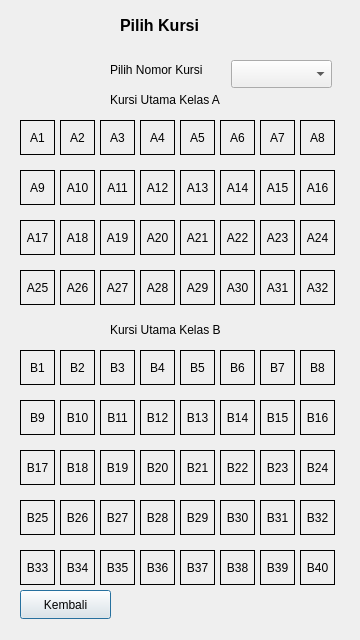
<?xml version="1.0" encoding="UTF-8"?>
<ui version="4.0">
 <class>pilih_kursi</class>
 <widget class="QDialog" name="pilih_kursi">
  <property name="geometry">
   <rect>
    <x>0</x>
    <y>0</y>
    <width>360</width>
    <height>640</height>
   </rect>
  </property>
  <property name="minimumSize">
   <size>
    <width>360</width>
    <height>640</height>
   </size>
  </property>
  <property name="maximumSize">
   <size>
    <width>360</width>
    <height>640</height>
   </size>
  </property>
  <property name="windowTitle">
   <string>Seat Ship Booking</string>
  </property>
  <property name="windowIcon">
   <iconset>
    <normaloff>../../../Downloads/ship-icon_34102.png</normaloff>../../../Downloads/ship-icon_34102.png</iconset>
  </property>
  <widget class="QLabel" name="A32">
   <property name="geometry">
    <rect>
     <x>300</x>
     <y>270</y>
     <width>35</width>
     <height>35</height>
    </rect>
   </property>
   <property name="frameShape">
    <enum>QFrame::Box</enum>
   </property>
   <property name="text">
    <string>A32</string>
   </property>
   <property name="alignment">
    <set>Qt::AlignCenter</set>
   </property>
  </widget>
  <widget class="QLabel" name="A19">
   <property name="geometry">
    <rect>
     <x>100</x>
     <y>220</y>
     <width>35</width>
     <height>35</height>
    </rect>
   </property>
   <property name="frameShape">
    <enum>QFrame::Box</enum>
   </property>
   <property name="text">
    <string>A19</string>
   </property>
   <property name="alignment">
    <set>Qt::AlignCenter</set>
   </property>
  </widget>
  <widget class="QLabel" name="B24">
   <property name="geometry">
    <rect>
     <x>300</x>
     <y>450</y>
     <width>35</width>
     <height>35</height>
    </rect>
   </property>
   <property name="frameShape">
    <enum>QFrame::Box</enum>
   </property>
   <property name="text">
    <string>B24</string>
   </property>
   <property name="alignment">
    <set>Qt::AlignCenter</set>
   </property>
  </widget>
  <widget class="QLabel" name="B15">
   <property name="geometry">
    <rect>
     <x>260</x>
     <y>400</y>
     <width>35</width>
     <height>35</height>
    </rect>
   </property>
   <property name="frameShape">
    <enum>QFrame::Box</enum>
   </property>
   <property name="text">
    <string>B15</string>
   </property>
   <property name="alignment">
    <set>Qt::AlignCenter</set>
   </property>
  </widget>
  <widget class="QLabel" name="B18">
   <property name="geometry">
    <rect>
     <x>60</x>
     <y>450</y>
     <width>35</width>
     <height>35</height>
    </rect>
   </property>
   <property name="frameShape">
    <enum>QFrame::Box</enum>
   </property>
   <property name="text">
    <string>B18</string>
   </property>
   <property name="alignment">
    <set>Qt::AlignCenter</set>
   </property>
  </widget>
  <widget class="QLabel" name="B13">
   <property name="geometry">
    <rect>
     <x>180</x>
     <y>400</y>
     <width>35</width>
     <height>35</height>
    </rect>
   </property>
   <property name="frameShape">
    <enum>QFrame::Box</enum>
   </property>
   <property name="text">
    <string>B13</string>
   </property>
   <property name="alignment">
    <set>Qt::AlignCenter</set>
   </property>
  </widget>
  <widget class="QLabel" name="B34">
   <property name="geometry">
    <rect>
     <x>60</x>
     <y>550</y>
     <width>35</width>
     <height>35</height>
    </rect>
   </property>
   <property name="frameShape">
    <enum>QFrame::Box</enum>
   </property>
   <property name="text">
    <string>B34</string>
   </property>
   <property name="alignment">
    <set>Qt::AlignCenter</set>
   </property>
  </widget>
  <widget class="QPushButton" name="kembali">
   <property name="geometry">
    <rect>
     <x>20</x>
     <y>590</y>
     <width>91</width>
     <height>29</height>
    </rect>
   </property>
   <property name="text">
    <string>Kembali</string>
   </property>
  </widget>
  <widget class="QLabel" name="A17">
   <property name="geometry">
    <rect>
     <x>20</x>
     <y>220</y>
     <width>35</width>
     <height>35</height>
    </rect>
   </property>
   <property name="frameShape">
    <enum>QFrame::Box</enum>
   </property>
   <property name="text">
    <string>A17</string>
   </property>
   <property name="alignment">
    <set>Qt::AlignCenter</set>
   </property>
  </widget>
  <widget class="QLabel" name="A30">
   <property name="geometry">
    <rect>
     <x>220</x>
     <y>270</y>
     <width>35</width>
     <height>35</height>
    </rect>
   </property>
   <property name="frameShape">
    <enum>QFrame::Box</enum>
   </property>
   <property name="text">
    <string>A30</string>
   </property>
   <property name="alignment">
    <set>Qt::AlignCenter</set>
   </property>
  </widget>
  <widget class="QLabel" name="B8">
   <property name="geometry">
    <rect>
     <x>300</x>
     <y>350</y>
     <width>35</width>
     <height>35</height>
    </rect>
   </property>
   <property name="frameShape">
    <enum>QFrame::Box</enum>
   </property>
   <property name="text">
    <string>B8</string>
   </property>
   <property name="alignment">
    <set>Qt::AlignCenter</set>
   </property>
  </widget>
  <widget class="QLabel" name="A26">
   <property name="geometry">
    <rect>
     <x>60</x>
     <y>270</y>
     <width>35</width>
     <height>35</height>
    </rect>
   </property>
   <property name="frameShape">
    <enum>QFrame::Box</enum>
   </property>
   <property name="text">
    <string>A26</string>
   </property>
   <property name="alignment">
    <set>Qt::AlignCenter</set>
   </property>
  </widget>
  <widget class="QLabel" name="B5">
   <property name="geometry">
    <rect>
     <x>180</x>
     <y>350</y>
     <width>35</width>
     <height>35</height>
    </rect>
   </property>
   <property name="frameShape">
    <enum>QFrame::Box</enum>
   </property>
   <property name="text">
    <string>B5</string>
   </property>
   <property name="alignment">
    <set>Qt::AlignCenter</set>
   </property>
  </widget>
  <widget class="QLabel" name="B19">
   <property name="geometry">
    <rect>
     <x>100</x>
     <y>450</y>
     <width>35</width>
     <height>35</height>
    </rect>
   </property>
   <property name="frameShape">
    <enum>QFrame::Box</enum>
   </property>
   <property name="text">
    <string>B19</string>
   </property>
   <property name="alignment">
    <set>Qt::AlignCenter</set>
   </property>
  </widget>
  <widget class="QLabel" name="A13">
   <property name="geometry">
    <rect>
     <x>180</x>
     <y>170</y>
     <width>35</width>
     <height>35</height>
    </rect>
   </property>
   <property name="frameShape">
    <enum>QFrame::Box</enum>
   </property>
   <property name="text">
    <string>A13</string>
   </property>
   <property name="alignment">
    <set>Qt::AlignCenter</set>
   </property>
  </widget>
  <widget class="QLabel" name="B20">
   <property name="geometry">
    <rect>
     <x>140</x>
     <y>450</y>
     <width>35</width>
     <height>35</height>
    </rect>
   </property>
   <property name="frameShape">
    <enum>QFrame::Box</enum>
   </property>
   <property name="text">
    <string>B20</string>
   </property>
   <property name="alignment">
    <set>Qt::AlignCenter</set>
   </property>
  </widget>
  <widget class="QLabel" name="B33">
   <property name="geometry">
    <rect>
     <x>20</x>
     <y>550</y>
     <width>35</width>
     <height>35</height>
    </rect>
   </property>
   <property name="frameShape">
    <enum>QFrame::Box</enum>
   </property>
   <property name="text">
    <string>B33</string>
   </property>
   <property name="alignment">
    <set>Qt::AlignCenter</set>
   </property>
  </widget>
  <widget class="QLabel" name="B17">
   <property name="geometry">
    <rect>
     <x>20</x>
     <y>450</y>
     <width>35</width>
     <height>35</height>
    </rect>
   </property>
   <property name="frameShape">
    <enum>QFrame::Box</enum>
   </property>
   <property name="text">
    <string>B17</string>
   </property>
   <property name="alignment">
    <set>Qt::AlignCenter</set>
   </property>
  </widget>
  <widget class="QLabel" name="A28">
   <property name="geometry">
    <rect>
     <x>140</x>
     <y>270</y>
     <width>35</width>
     <height>35</height>
    </rect>
   </property>
   <property name="frameShape">
    <enum>QFrame::Box</enum>
   </property>
   <property name="text">
    <string>A28</string>
   </property>
   <property name="alignment">
    <set>Qt::AlignCenter</set>
   </property>
  </widget>
  <widget class="QLabel" name="A22">
   <property name="geometry">
    <rect>
     <x>220</x>
     <y>220</y>
     <width>35</width>
     <height>35</height>
    </rect>
   </property>
   <property name="frameShape">
    <enum>QFrame::Box</enum>
   </property>
   <property name="text">
    <string>A22</string>
   </property>
   <property name="alignment">
    <set>Qt::AlignCenter</set>
   </property>
  </widget>
  <widget class="QLabel" name="A24">
   <property name="geometry">
    <rect>
     <x>300</x>
     <y>220</y>
     <width>35</width>
     <height>35</height>
    </rect>
   </property>
   <property name="frameShape">
    <enum>QFrame::Box</enum>
   </property>
   <property name="text">
    <string>A24</string>
   </property>
   <property name="alignment">
    <set>Qt::AlignCenter</set>
   </property>
  </widget>
  <widget class="QLabel" name="B32">
   <property name="geometry">
    <rect>
     <x>300</x>
     <y>500</y>
     <width>35</width>
     <height>35</height>
    </rect>
   </property>
   <property name="frameShape">
    <enum>QFrame::Box</enum>
   </property>
   <property name="text">
    <string>B32</string>
   </property>
   <property name="alignment">
    <set>Qt::AlignCenter</set>
   </property>
  </widget>
  <widget class="QLabel" name="B9">
   <property name="geometry">
    <rect>
     <x>20</x>
     <y>400</y>
     <width>35</width>
     <height>35</height>
    </rect>
   </property>
   <property name="frameShape">
    <enum>QFrame::Box</enum>
   </property>
   <property name="text">
    <string>B9</string>
   </property>
   <property name="alignment">
    <set>Qt::AlignCenter</set>
   </property>
  </widget>
  <widget class="QLabel" name="A20">
   <property name="geometry">
    <rect>
     <x>140</x>
     <y>220</y>
     <width>35</width>
     <height>35</height>
    </rect>
   </property>
   <property name="frameShape">
    <enum>QFrame::Box</enum>
   </property>
   <property name="text">
    <string>A20</string>
   </property>
   <property name="alignment">
    <set>Qt::AlignCenter</set>
   </property>
  </widget>
  <widget class="QLabel" name="A27">
   <property name="geometry">
    <rect>
     <x>100</x>
     <y>270</y>
     <width>35</width>
     <height>35</height>
    </rect>
   </property>
   <property name="frameShape">
    <enum>QFrame::Box</enum>
   </property>
   <property name="text">
    <string>A27</string>
   </property>
   <property name="alignment">
    <set>Qt::AlignCenter</set>
   </property>
  </widget>
  <widget class="QLabel" name="label_2">
   <property name="geometry">
    <rect>
     <x>110</x>
     <y>90</y>
     <width>141</width>
     <height>20</height>
    </rect>
   </property>
   <property name="text">
    <string>Kursi Utama Kelas A</string>
   </property>
  </widget>
  <widget class="QLabel" name="A9">
   <property name="geometry">
    <rect>
     <x>20</x>
     <y>170</y>
     <width>35</width>
     <height>35</height>
    </rect>
   </property>
   <property name="frameShape">
    <enum>QFrame::Box</enum>
   </property>
   <property name="text">
    <string>A9</string>
   </property>
   <property name="alignment">
    <set>Qt::AlignCenter</set>
   </property>
  </widget>
  <widget class="QLabel" name="A3">
   <property name="geometry">
    <rect>
     <x>100</x>
     <y>120</y>
     <width>35</width>
     <height>35</height>
    </rect>
   </property>
   <property name="frameShape">
    <enum>QFrame::Box</enum>
   </property>
   <property name="text">
    <string>A3</string>
   </property>
   <property name="alignment">
    <set>Qt::AlignCenter</set>
   </property>
  </widget>
  <widget class="QLabel" name="B23">
   <property name="geometry">
    <rect>
     <x>260</x>
     <y>450</y>
     <width>35</width>
     <height>35</height>
    </rect>
   </property>
   <property name="frameShape">
    <enum>QFrame::Box</enum>
   </property>
   <property name="text">
    <string>B23</string>
   </property>
   <property name="alignment">
    <set>Qt::AlignCenter</set>
   </property>
  </widget>
  <widget class="QLabel" name="B29">
   <property name="geometry">
    <rect>
     <x>180</x>
     <y>500</y>
     <width>35</width>
     <height>35</height>
    </rect>
   </property>
   <property name="frameShape">
    <enum>QFrame::Box</enum>
   </property>
   <property name="text">
    <string>B29</string>
   </property>
   <property name="alignment">
    <set>Qt::AlignCenter</set>
   </property>
  </widget>
  <widget class="QLabel" name="B16">
   <property name="geometry">
    <rect>
     <x>300</x>
     <y>400</y>
     <width>35</width>
     <height>35</height>
    </rect>
   </property>
   <property name="frameShape">
    <enum>QFrame::Box</enum>
   </property>
   <property name="text">
    <string>B16</string>
   </property>
   <property name="alignment">
    <set>Qt::AlignCenter</set>
   </property>
  </widget>
  <widget class="QLabel" name="B12">
   <property name="geometry">
    <rect>
     <x>140</x>
     <y>400</y>
     <width>35</width>
     <height>35</height>
    </rect>
   </property>
   <property name="frameShape">
    <enum>QFrame::Box</enum>
   </property>
   <property name="text">
    <string>B12</string>
   </property>
   <property name="alignment">
    <set>Qt::AlignCenter</set>
   </property>
  </widget>
  <widget class="QLabel" name="A29">
   <property name="geometry">
    <rect>
     <x>180</x>
     <y>270</y>
     <width>35</width>
     <height>35</height>
    </rect>
   </property>
   <property name="frameShape">
    <enum>QFrame::Box</enum>
   </property>
   <property name="text">
    <string>A29</string>
   </property>
   <property name="alignment">
    <set>Qt::AlignCenter</set>
   </property>
  </widget>
  <widget class="QLabel" name="B38">
   <property name="geometry">
    <rect>
     <x>220</x>
     <y>550</y>
     <width>35</width>
     <height>35</height>
    </rect>
   </property>
   <property name="frameShape">
    <enum>QFrame::Box</enum>
   </property>
   <property name="text">
    <string>B38</string>
   </property>
   <property name="alignment">
    <set>Qt::AlignCenter</set>
   </property>
  </widget>
  <widget class="QLabel" name="label_3">
   <property name="geometry">
    <rect>
     <x>110</x>
     <y>320</y>
     <width>141</width>
     <height>20</height>
    </rect>
   </property>
   <property name="text">
    <string>Kursi Utama Kelas B</string>
   </property>
  </widget>
  <widget class="QLabel" name="B28">
   <property name="geometry">
    <rect>
     <x>140</x>
     <y>500</y>
     <width>35</width>
     <height>35</height>
    </rect>
   </property>
   <property name="frameShape">
    <enum>QFrame::Box</enum>
   </property>
   <property name="text">
    <string>B28</string>
   </property>
   <property name="alignment">
    <set>Qt::AlignCenter</set>
   </property>
  </widget>
  <widget class="QLabel" name="B3">
   <property name="geometry">
    <rect>
     <x>100</x>
     <y>350</y>
     <width>35</width>
     <height>35</height>
    </rect>
   </property>
   <property name="frameShape">
    <enum>QFrame::Box</enum>
   </property>
   <property name="text">
    <string>B3</string>
   </property>
   <property name="alignment">
    <set>Qt::AlignCenter</set>
   </property>
  </widget>
  <widget class="QLabel" name="B1">
   <property name="geometry">
    <rect>
     <x>20</x>
     <y>350</y>
     <width>35</width>
     <height>35</height>
    </rect>
   </property>
   <property name="frameShape">
    <enum>QFrame::Box</enum>
   </property>
   <property name="text">
    <string>B1</string>
   </property>
   <property name="alignment">
    <set>Qt::AlignCenter</set>
   </property>
  </widget>
  <widget class="QLabel" name="B25">
   <property name="geometry">
    <rect>
     <x>20</x>
     <y>500</y>
     <width>35</width>
     <height>35</height>
    </rect>
   </property>
   <property name="frameShape">
    <enum>QFrame::Box</enum>
   </property>
   <property name="text">
    <string>B25</string>
   </property>
   <property name="alignment">
    <set>Qt::AlignCenter</set>
   </property>
  </widget>
  <widget class="QLabel" name="B36">
   <property name="geometry">
    <rect>
     <x>140</x>
     <y>550</y>
     <width>35</width>
     <height>35</height>
    </rect>
   </property>
   <property name="frameShape">
    <enum>QFrame::Box</enum>
   </property>
   <property name="text">
    <string>B36</string>
   </property>
   <property name="alignment">
    <set>Qt::AlignCenter</set>
   </property>
  </widget>
  <widget class="QLabel" name="A11">
   <property name="geometry">
    <rect>
     <x>100</x>
     <y>170</y>
     <width>35</width>
     <height>35</height>
    </rect>
   </property>
   <property name="frameShape">
    <enum>QFrame::Box</enum>
   </property>
   <property name="text">
    <string>A11</string>
   </property>
   <property name="alignment">
    <set>Qt::AlignCenter</set>
   </property>
  </widget>
  <widget class="QLabel" name="A14">
   <property name="geometry">
    <rect>
     <x>220</x>
     <y>170</y>
     <width>35</width>
     <height>35</height>
    </rect>
   </property>
   <property name="frameShape">
    <enum>QFrame::Box</enum>
   </property>
   <property name="text">
    <string>A14</string>
   </property>
   <property name="alignment">
    <set>Qt::AlignCenter</set>
   </property>
  </widget>
  <widget class="QLabel" name="B11">
   <property name="geometry">
    <rect>
     <x>100</x>
     <y>400</y>
     <width>35</width>
     <height>35</height>
    </rect>
   </property>
   <property name="frameShape">
    <enum>QFrame::Box</enum>
   </property>
   <property name="text">
    <string>B11</string>
   </property>
   <property name="alignment">
    <set>Qt::AlignCenter</set>
   </property>
  </widget>
  <widget class="QLabel" name="A10">
   <property name="geometry">
    <rect>
     <x>60</x>
     <y>170</y>
     <width>35</width>
     <height>35</height>
    </rect>
   </property>
   <property name="frameShape">
    <enum>QFrame::Box</enum>
   </property>
   <property name="text">
    <string>A10</string>
   </property>
   <property name="alignment">
    <set>Qt::AlignCenter</set>
   </property>
  </widget>
  <widget class="QLabel" name="B7">
   <property name="geometry">
    <rect>
     <x>260</x>
     <y>350</y>
     <width>35</width>
     <height>35</height>
    </rect>
   </property>
   <property name="frameShape">
    <enum>QFrame::Box</enum>
   </property>
   <property name="text">
    <string>B7</string>
   </property>
   <property name="alignment">
    <set>Qt::AlignCenter</set>
   </property>
  </widget>
  <widget class="QLabel" name="B2">
   <property name="geometry">
    <rect>
     <x>60</x>
     <y>350</y>
     <width>35</width>
     <height>35</height>
    </rect>
   </property>
   <property name="frameShape">
    <enum>QFrame::Box</enum>
   </property>
   <property name="text">
    <string>B2</string>
   </property>
   <property name="alignment">
    <set>Qt::AlignCenter</set>
   </property>
  </widget>
  <widget class="QLabel" name="B27">
   <property name="geometry">
    <rect>
     <x>100</x>
     <y>500</y>
     <width>35</width>
     <height>35</height>
    </rect>
   </property>
   <property name="frameShape">
    <enum>QFrame::Box</enum>
   </property>
   <property name="text">
    <string>B27</string>
   </property>
   <property name="alignment">
    <set>Qt::AlignCenter</set>
   </property>
  </widget>
  <widget class="QLabel" name="A6">
   <property name="geometry">
    <rect>
     <x>220</x>
     <y>120</y>
     <width>35</width>
     <height>35</height>
    </rect>
   </property>
   <property name="frameShape">
    <enum>QFrame::Box</enum>
   </property>
   <property name="text">
    <string>A6</string>
   </property>
   <property name="alignment">
    <set>Qt::AlignCenter</set>
   </property>
  </widget>
  <widget class="QLabel" name="B26">
   <property name="geometry">
    <rect>
     <x>60</x>
     <y>500</y>
     <width>35</width>
     <height>35</height>
    </rect>
   </property>
   <property name="frameShape">
    <enum>QFrame::Box</enum>
   </property>
   <property name="text">
    <string>B26</string>
   </property>
   <property name="alignment">
    <set>Qt::AlignCenter</set>
   </property>
  </widget>
  <widget class="QLabel" name="B6">
   <property name="geometry">
    <rect>
     <x>220</x>
     <y>350</y>
     <width>35</width>
     <height>35</height>
    </rect>
   </property>
   <property name="frameShape">
    <enum>QFrame::Box</enum>
   </property>
   <property name="text">
    <string>B6</string>
   </property>
   <property name="alignment">
    <set>Qt::AlignCenter</set>
   </property>
  </widget>
  <widget class="QLabel" name="B31">
   <property name="geometry">
    <rect>
     <x>260</x>
     <y>500</y>
     <width>35</width>
     <height>35</height>
    </rect>
   </property>
   <property name="frameShape">
    <enum>QFrame::Box</enum>
   </property>
   <property name="text">
    <string>B31</string>
   </property>
   <property name="alignment">
    <set>Qt::AlignCenter</set>
   </property>
  </widget>
  <widget class="QLabel" name="A2">
   <property name="geometry">
    <rect>
     <x>60</x>
     <y>120</y>
     <width>35</width>
     <height>35</height>
    </rect>
   </property>
   <property name="frameShape">
    <enum>QFrame::Box</enum>
   </property>
   <property name="text">
    <string>A2</string>
   </property>
   <property name="alignment">
    <set>Qt::AlignCenter</set>
   </property>
  </widget>
  <widget class="QLabel" name="A5">
   <property name="geometry">
    <rect>
     <x>180</x>
     <y>120</y>
     <width>35</width>
     <height>35</height>
    </rect>
   </property>
   <property name="frameShape">
    <enum>QFrame::Box</enum>
   </property>
   <property name="text">
    <string>A5</string>
   </property>
   <property name="alignment">
    <set>Qt::AlignCenter</set>
   </property>
  </widget>
  <widget class="QLabel" name="A4">
   <property name="geometry">
    <rect>
     <x>140</x>
     <y>120</y>
     <width>35</width>
     <height>35</height>
    </rect>
   </property>
   <property name="frameShape">
    <enum>QFrame::Box</enum>
   </property>
   <property name="text">
    <string>A4</string>
   </property>
   <property name="alignment">
    <set>Qt::AlignCenter</set>
   </property>
  </widget>
  <widget class="QLabel" name="A7">
   <property name="geometry">
    <rect>
     <x>260</x>
     <y>120</y>
     <width>35</width>
     <height>35</height>
    </rect>
   </property>
   <property name="frameShape">
    <enum>QFrame::Box</enum>
   </property>
   <property name="text">
    <string>A7</string>
   </property>
   <property name="alignment">
    <set>Qt::AlignCenter</set>
   </property>
  </widget>
  <widget class="QLabel" name="A25">
   <property name="geometry">
    <rect>
     <x>20</x>
     <y>270</y>
     <width>35</width>
     <height>35</height>
    </rect>
   </property>
   <property name="frameShape">
    <enum>QFrame::Box</enum>
   </property>
   <property name="text">
    <string>A25</string>
   </property>
   <property name="alignment">
    <set>Qt::AlignCenter</set>
   </property>
  </widget>
  <widget class="QComboBox" name="pilih_kursi_2">
   <property name="geometry">
    <rect>
     <x>231</x>
     <y>60</y>
     <width>101</width>
     <height>28</height>
    </rect>
   </property>
  </widget>
  <widget class="QLabel" name="label">
   <property name="geometry">
    <rect>
     <x>110</x>
     <y>60</y>
     <width>121</width>
     <height>20</height>
    </rect>
   </property>
   <property name="text">
    <string>Pilih Nomor Kursi</string>
   </property>
  </widget>
  <widget class="QLabel" name="B35">
   <property name="geometry">
    <rect>
     <x>100</x>
     <y>550</y>
     <width>35</width>
     <height>35</height>
    </rect>
   </property>
   <property name="frameShape">
    <enum>QFrame::Box</enum>
   </property>
   <property name="text">
    <string>B35</string>
   </property>
   <property name="alignment">
    <set>Qt::AlignCenter</set>
   </property>
  </widget>
  <widget class="QLabel" name="A23">
   <property name="geometry">
    <rect>
     <x>260</x>
     <y>220</y>
     <width>35</width>
     <height>35</height>
    </rect>
   </property>
   <property name="frameShape">
    <enum>QFrame::Box</enum>
   </property>
   <property name="text">
    <string>A23</string>
   </property>
   <property name="alignment">
    <set>Qt::AlignCenter</set>
   </property>
  </widget>
  <widget class="QLabel" name="B37">
   <property name="geometry">
    <rect>
     <x>180</x>
     <y>550</y>
     <width>35</width>
     <height>35</height>
    </rect>
   </property>
   <property name="frameShape">
    <enum>QFrame::Box</enum>
   </property>
   <property name="text">
    <string>B37</string>
   </property>
   <property name="alignment">
    <set>Qt::AlignCenter</set>
   </property>
  </widget>
  <widget class="QLabel" name="A8">
   <property name="geometry">
    <rect>
     <x>300</x>
     <y>120</y>
     <width>35</width>
     <height>35</height>
    </rect>
   </property>
   <property name="frameShape">
    <enum>QFrame::Box</enum>
   </property>
   <property name="text">
    <string>A8</string>
   </property>
   <property name="alignment">
    <set>Qt::AlignCenter</set>
   </property>
  </widget>
  <widget class="QLabel" name="A1">
   <property name="geometry">
    <rect>
     <x>20</x>
     <y>120</y>
     <width>35</width>
     <height>35</height>
    </rect>
   </property>
   <property name="frameShape">
    <enum>QFrame::Box</enum>
   </property>
   <property name="text">
    <string>A1</string>
   </property>
   <property name="alignment">
    <set>Qt::AlignCenter</set>
   </property>
  </widget>
  <widget class="QLabel" name="B10">
   <property name="geometry">
    <rect>
     <x>60</x>
     <y>400</y>
     <width>35</width>
     <height>35</height>
    </rect>
   </property>
   <property name="frameShape">
    <enum>QFrame::Box</enum>
   </property>
   <property name="text">
    <string>B10</string>
   </property>
   <property name="alignment">
    <set>Qt::AlignCenter</set>
   </property>
  </widget>
  <widget class="QLabel" name="B21">
   <property name="geometry">
    <rect>
     <x>180</x>
     <y>450</y>
     <width>35</width>
     <height>35</height>
    </rect>
   </property>
   <property name="frameShape">
    <enum>QFrame::Box</enum>
   </property>
   <property name="text">
    <string>B21</string>
   </property>
   <property name="alignment">
    <set>Qt::AlignCenter</set>
   </property>
  </widget>
  <widget class="QLabel" name="A16">
   <property name="geometry">
    <rect>
     <x>300</x>
     <y>170</y>
     <width>35</width>
     <height>35</height>
    </rect>
   </property>
   <property name="frameShape">
    <enum>QFrame::Box</enum>
   </property>
   <property name="text">
    <string>A16</string>
   </property>
   <property name="alignment">
    <set>Qt::AlignCenter</set>
   </property>
  </widget>
  <widget class="QLabel" name="A21">
   <property name="geometry">
    <rect>
     <x>180</x>
     <y>220</y>
     <width>35</width>
     <height>35</height>
    </rect>
   </property>
   <property name="frameShape">
    <enum>QFrame::Box</enum>
   </property>
   <property name="text">
    <string>A21</string>
   </property>
   <property name="alignment">
    <set>Qt::AlignCenter</set>
   </property>
  </widget>
  <widget class="QLabel" name="B40">
   <property name="geometry">
    <rect>
     <x>300</x>
     <y>550</y>
     <width>35</width>
     <height>35</height>
    </rect>
   </property>
   <property name="frameShape">
    <enum>QFrame::Box</enum>
   </property>
   <property name="text">
    <string>B40</string>
   </property>
   <property name="alignment">
    <set>Qt::AlignCenter</set>
   </property>
  </widget>
  <widget class="QLabel" name="label_6">
   <property name="geometry">
    <rect>
     <x>120</x>
     <y>10</y>
     <width>101</width>
     <height>31</height>
    </rect>
   </property>
   <property name="font">
    <font>
     <pointsize>12</pointsize>
     <bold>true</bold>
    </font>
   </property>
   <property name="text">
    <string>Pilih Kursi </string>
   </property>
  </widget>
  <widget class="QLabel" name="B39">
   <property name="geometry">
    <rect>
     <x>260</x>
     <y>550</y>
     <width>35</width>
     <height>35</height>
    </rect>
   </property>
   <property name="frameShape">
    <enum>QFrame::Box</enum>
   </property>
   <property name="text">
    <string>B39</string>
   </property>
   <property name="alignment">
    <set>Qt::AlignCenter</set>
   </property>
  </widget>
  <widget class="QLabel" name="A12">
   <property name="geometry">
    <rect>
     <x>140</x>
     <y>170</y>
     <width>35</width>
     <height>35</height>
    </rect>
   </property>
   <property name="frameShape">
    <enum>QFrame::Box</enum>
   </property>
   <property name="text">
    <string>A12</string>
   </property>
   <property name="alignment">
    <set>Qt::AlignCenter</set>
   </property>
  </widget>
  <widget class="QLabel" name="A15">
   <property name="geometry">
    <rect>
     <x>260</x>
     <y>170</y>
     <width>35</width>
     <height>35</height>
    </rect>
   </property>
   <property name="frameShape">
    <enum>QFrame::Box</enum>
   </property>
   <property name="text">
    <string>A15</string>
   </property>
   <property name="alignment">
    <set>Qt::AlignCenter</set>
   </property>
  </widget>
  <widget class="QLabel" name="B14">
   <property name="geometry">
    <rect>
     <x>220</x>
     <y>400</y>
     <width>35</width>
     <height>35</height>
    </rect>
   </property>
   <property name="frameShape">
    <enum>QFrame::Box</enum>
   </property>
   <property name="text">
    <string>B14</string>
   </property>
   <property name="alignment">
    <set>Qt::AlignCenter</set>
   </property>
  </widget>
  <widget class="QLabel" name="A18">
   <property name="geometry">
    <rect>
     <x>60</x>
     <y>220</y>
     <width>35</width>
     <height>35</height>
    </rect>
   </property>
   <property name="frameShape">
    <enum>QFrame::Box</enum>
   </property>
   <property name="text">
    <string>A18</string>
   </property>
   <property name="alignment">
    <set>Qt::AlignCenter</set>
   </property>
  </widget>
  <widget class="QLabel" name="B4">
   <property name="geometry">
    <rect>
     <x>140</x>
     <y>350</y>
     <width>35</width>
     <height>35</height>
    </rect>
   </property>
   <property name="frameShape">
    <enum>QFrame::Box</enum>
   </property>
   <property name="text">
    <string>B4</string>
   </property>
   <property name="alignment">
    <set>Qt::AlignCenter</set>
   </property>
  </widget>
  <widget class="QLabel" name="A31">
   <property name="geometry">
    <rect>
     <x>260</x>
     <y>270</y>
     <width>35</width>
     <height>35</height>
    </rect>
   </property>
   <property name="frameShape">
    <enum>QFrame::Box</enum>
   </property>
   <property name="text">
    <string>A31</string>
   </property>
   <property name="alignment">
    <set>Qt::AlignCenter</set>
   </property>
  </widget>
  <widget class="QLabel" name="B30">
   <property name="geometry">
    <rect>
     <x>220</x>
     <y>500</y>
     <width>35</width>
     <height>35</height>
    </rect>
   </property>
   <property name="frameShape">
    <enum>QFrame::Box</enum>
   </property>
   <property name="text">
    <string>B30</string>
   </property>
   <property name="alignment">
    <set>Qt::AlignCenter</set>
   </property>
  </widget>
  <widget class="QLabel" name="B22">
   <property name="geometry">
    <rect>
     <x>220</x>
     <y>450</y>
     <width>35</width>
     <height>35</height>
    </rect>
   </property>
   <property name="frameShape">
    <enum>QFrame::Box</enum>
   </property>
   <property name="text">
    <string>B22</string>
   </property>
   <property name="alignment">
    <set>Qt::AlignCenter</set>
   </property>
  </widget>
 </widget>
 <resources/>
 <connections/>
</ui>
